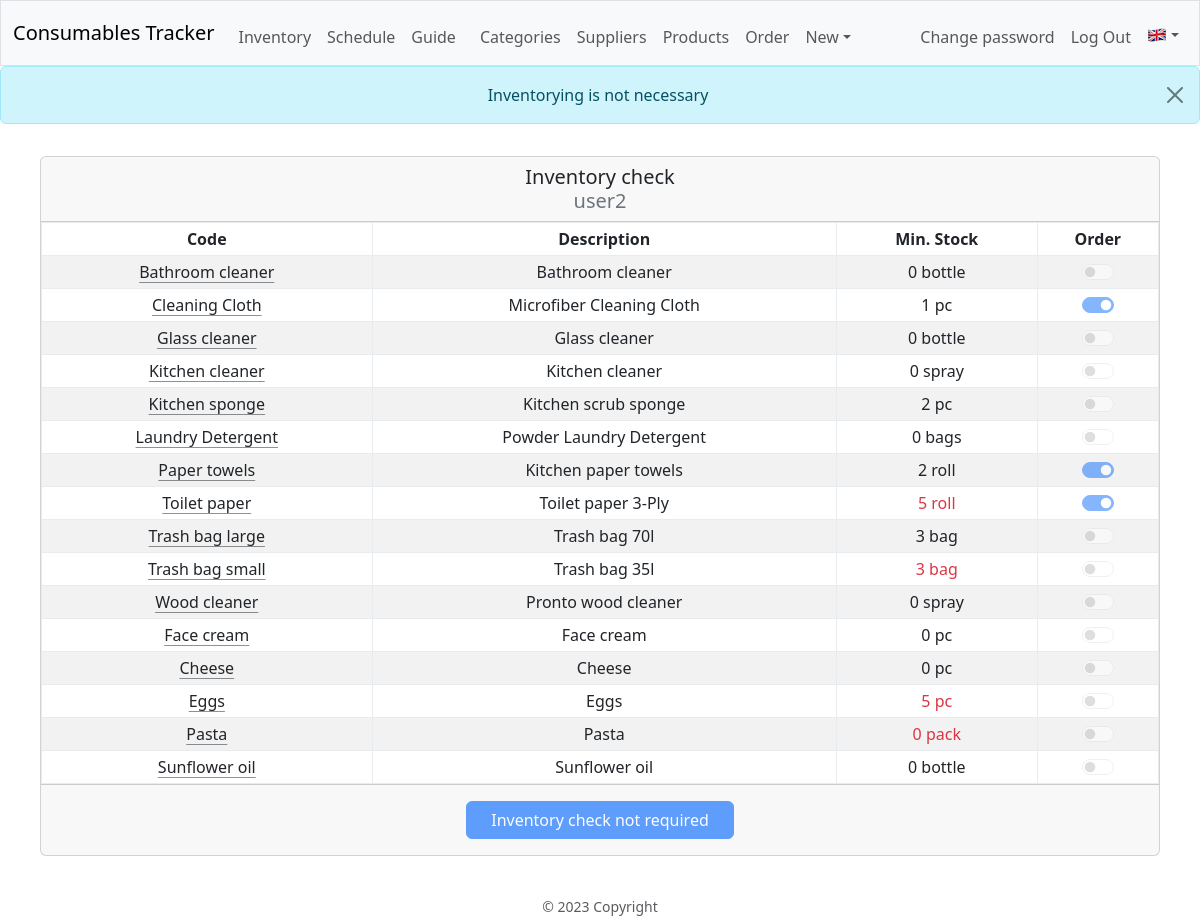
The page /inventory (signed in) on the database its author committed.
### database.py (models this page shows, shortened)
class Base(MappedAsDataclass, DeclarativeBase):
    id: Mapped[int] = mapped_column(init=False, primary_key=True)

class User(Base):
    name: Mapped[str] = mapped_column(unique=True)
    password: Mapped[str] = mapped_column(repr=False)
    products: Mapped[List["Product"]] = relationship(
        default_factory=list, back_populates="responsible", repr=False)
    admin: Mapped[bool] = mapped_column(default=False)
    in_use: Mapped[bool] = mapped_column(default=True)
    done_inv: Mapped[bool] = mapped_column(default=True)
    reg_req: Mapped[bool] = mapped_column(default=True)
    req_inv: Mapped[bool] = mapped_column(default=False)
    details: Mapped[Optional[str]] = mapped_column(default="", repr=False)
    email: Mapped[Optional[str]] = mapped_column(default="", repr=False)
    sat_group: Mapped[int] = mapped_column(default=1)
    __table_args__ = (
        Index('idx_user_name', 'name'),
        Index('idx_user_in_use', 'in_use'),
    )
    username = synonym("name")

class Product(Base):
    name: Mapped[str] = mapped_column(unique=True)
    description: Mapped[str]
    responsible_id = mapped_column(ForeignKey("users.id"), nullable=False)
    responsible: Mapped[User] = relationship(back_populates="products",
                                             repr=False)
    category_id = mapped_column(ForeignKey("categories.id"), nullable=False)
    category: Mapped[Category] = relationship(back_populates="products",
                                              repr=False)
    supplier_id = mapped_column(ForeignKey("suppliers.id"), nullable=False)
    supplier: Mapped[Supplier] = relationship(back_populates="products",
                                              repr=False)
    meas_unit: Mapped[str]
    min_stock: Mapped[int]
    ord_qty: Mapped[int]
    to_order: Mapped[bool] = mapped_column(default=False)
    critical: Mapped[bool] = mapped_column(default=False)
    in_use: Mapped[bool] = mapped_column(default=True)
    __table_args__ = (
        Index('idx_product_name', 'name'),
        Index('idx_product_to_order', 'to_order'),
        Index('idx_product_in_use', 'in_use'),
    )
    code = synonym("name")

### blueprints/inv/inv.py (the view)
@inv_bp.route("/inventory", methods=["GET", "POST"])
@login_required
def inventory():
    logger.info("Inventory check page")
    session["last_url"] = url_for(".inventory")
    inv_form: InventoryForm = InventoryForm()
    with dbSession() as db_session:
        user = db_session.get(User, session.get("user_id"))
    if inv_form.validate_on_submit() and not user.done_inv:
        with dbSession() as db_session:
            products = db_session.scalars(
                select(Product)
                .filter_by(responsible_id=user.id, in_use=True)
                ).all()
            for product in products:
                if str(product.id) in request.form:
                    product.to_order = True
                else:
                    product.to_order = False
            db_session.get(User, user.id).done_inv = True
            db_session.commit()
        logger.debug("Inventory submitted")
        flash(**Message.UI.Inv.Submitted.flash())
        return redirect(url_for("main.index"))
    elif inv_form.errors:
        logger.warning("Inventory submitting error(s)")
        flash_errors(inv_form.errors)
    elif user.done_inv:
        logger.info("Inventory check not required")
        flash(**Message.UI.Inv.NotReq.flash())
    with dbSession() as db_session:
        products = db_session.scalars(
            select(Product)
            .filter_by(responsible_id=user.id, in_use=True)
            .order_by(Product.category_id, Product.name)
            ).all()
    return render_template(
        "inv/inventory.html",
        products=products, form=inv_form, user=user, Message=Message)

### blueprints/inv/inv.py
class InventoryForm(FlaskForm):
    """Flask-WTF form used just for csrf token."""

### app.py (called while the page is built)
def get_locale() -> Literal["ro", "en"]:
    if language := session.get("language"):
        return language
    if language := request.accept_languages.best_match(LANGUAGES):
        logger.info("Got locale language '%s'", language)
    else:
        logger.warning("Could not get locale language")
        language = "en"
    session["language"] = language
    return language

@app.context_processor
def inject_now():
    return {'now': datetime.utcnow()}

### helpers.py (called while the page is built)
def record_factory(*args, **kwargs):
    record = old_factory(*args, **kwargs)
    try:
        record.user = session.get("user_name", default="__x__")
    except RuntimeError:
        record.user = "_sys_"
    record.tztime = datetime.now(
        tz=ZoneInfo("Europe/Bucharest")).strftime("%d.%m %H:%M")
    return record

def login_required(f):
    @wraps(f)
    def decorated_function(*args, **kwargs):
        if session.get("user_id") is None:
            flash(**Message.UI.Auth.LoginReq.flash())
            return redirect(url_for("auth.login"))
        return f(*args, **kwargs)
    return decorated_function

### messages.py (called while the page is built)
    def flash(self, *args, **kwargs) -> dict[str, str]:
        return {"message": self.message(*args, **kwargs),
                "category": self.category}

### blueprints/inv/templates/inv/inventory.html (shortened to what this page needs)
{% extends "layout.html" %}
{% block main %}
<form method="POST">
    <div class="card mx-auto" style="max-width: 70rem;">
        <div class="card-header h5 py-2">
            {{ gettext("Inventory check") }}
            <br>
            <span class="text-secondary">{{ user.name }}</span>
        </div>
        <div class="card-body p-0">
            <div class="table-responsive mx-auto">
                <table class="table align-middle table-sm table-hover table-bordered border-light-subtle table-striped m-0">
                    <thead>
                        <tr>
                            <th>{{ gettext("Code") }}</th>
                            <th>{{ gettext("Description") }}</th>
                            <th>{{ gettext("Min. Stock") }}</th>
                            <th>{{ gettext("Order") }}</th>
                        </tr>
                    </thead>
                    <tbody>
                        {% for product in products %}
                        <tr>
                            <td>
                            {% if session.admin %}
                                <a class="link-dark link-offset-2 link-underline-opacity-50 link-underline-opacity-100-hover" href="{{ url_for('prod.edit_product', product=product.name) }}">{{ product.name }}</a>
                            {% else %}
                                {{ product.name }}
                            {% endif %}
                            </td>
                            <td>{{ product.description }}</td>
                            <td {% if product.critical %}class="text-danger"{% endif %}>{{ product.min_stock }} {{ product.meas_unit }}</td>
                            <td>
                                <div class="form-switch">
                                    <input class="form-check-input" type="checkbox" role="switch" id="{{ product.id }}" name="{{ product.id }}" {% if user.done_inv %}disabled{% endif %} {% if product.to_order %}checked{% endif %}>
                                </div>
                            </td>
                        </tr>
                        {% endfor %}
                    </tbody>
                </table>
            </div>
        </div>
        <div class="card-footer py-3">
            <input class="btn btn-primary px-4" type="submit" {% if user.done_inv %}value="{{ gettext('Inventory check not required') }}" disabled{% else %}value="{{ gettext('Submit inventory') }}"{% endif %} >
        </div>
    </div>
</form>
{% endblock %}

### rows shown on the page
User: name "user2"
Product: name "Bathroom cleaner", description "Bathroom cleaner", min_stock "0", meas_unit "bottle"
Product: name "Cleaning Cloth", description "Microfiber Cleaning Cloth", min_stock "1", meas_unit "pc", to_order "☑"
Product: name "Glass cleaner", description "Glass cleaner", min_stock "0", meas_unit "bottle"
Product: name "Kitchen cleaner", description "Kitchen cleaner", min_stock "0", meas_unit "spray"
Product: name "Kitchen sponge", description "Kitchen scrub sponge", min_stock "2", meas_unit "pc"
Product: name "Laundry Detergent", description "Powder Laundry Detergent", min_stock "0", meas_unit "bags"
Product: name "Paper towels", description "Kitchen paper towels", min_stock "2", meas_unit "roll", to_order "☑"
Product: name "Toilet paper", description "Toilet paper 3-Ply", min_stock "5", meas_unit "roll", to_order "☑"
Product: name "Trash bag large", description "Trash bag 70l", min_stock "3", meas_unit "bag"
Product: name "Trash bag small", description "Trash bag 35l", min_stock "3", meas_unit "bag"
Product: name "Wood cleaner", description "Pronto wood cleaner", min_stock "0", meas_unit "spray"
Product: name "Face cream", description "Face cream", min_stock "0", meas_unit "pc"
Product: name "Cheese", description "Cheese", min_stock "0", meas_unit "pc"
Product: name "Eggs", description "Eggs", min_stock "5", meas_unit "pc"
Product: name "Pasta", description "Pasta", min_stock "0", meas_unit "pack"
Product: name "Sunflower oil", description "Sunflower oil", min_stock "0", meas_unit "bottle"

### other values the page prints
{{ gettext("Inventory") }} "Inventory"
{{ gettext("Schedule") }} "Schedule"
{{ gettext("Guide") }} "Guide"
{{ gettext("Categories") }} "Categories"
{{ gettext("Suppliers") }} "Suppliers"
{{ gettext("Products") }} "Products"
{{ gettext("Order") }} "Order"
{{ gettext("New") }} "New"
{{ gettext("Change password") }} "Change password"
{{ message }} "Inventorying is not necessary"
{{ gettext("Inventory check") }} "Inventory check"
{{ gettext("Code") }} "Code"
{{ gettext("Description") }} "Description"
{{ gettext("Min. Stock") }} "Min. Stock"
